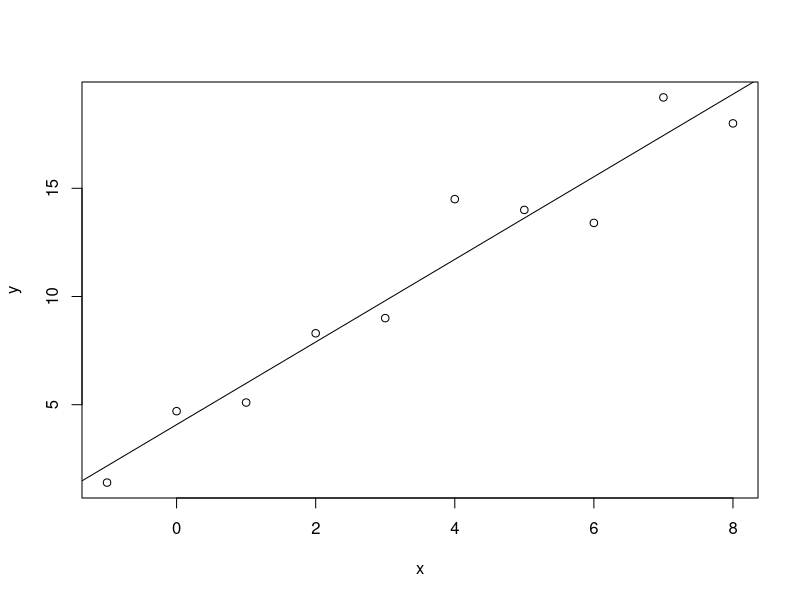

R code for this plot:
dat <- read.csv("data.csv")

fm <- lm(y~x, dat)
write(coef(fm), file="par.txt")

png("plot.png")
plot(y~x, dat)
abline(fm)
dev.off()
